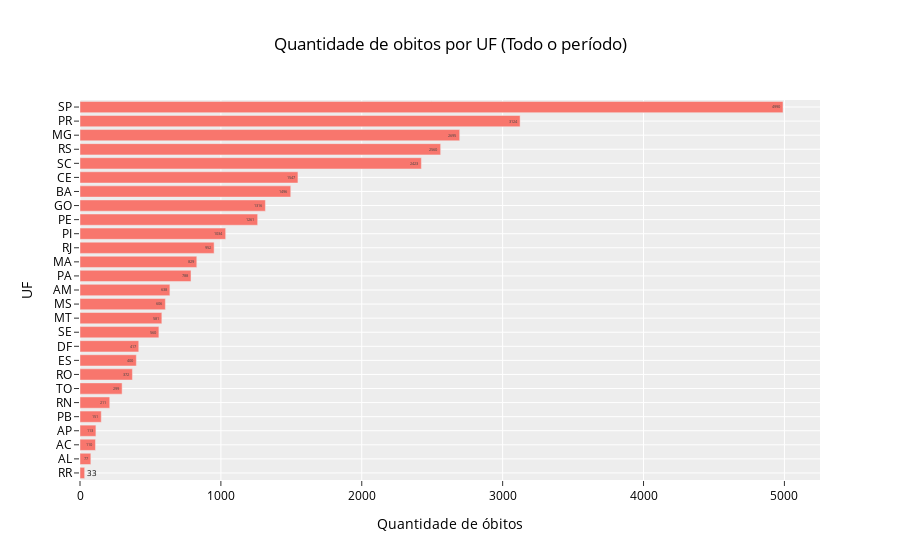

The cell this chart's notebook holds for it:
### Code cell
# criando um grafico de barras horizontais
fig = px.bar(
    df_uf,
    x="qtd_obitos",
    y="uf_obito",
    orientation="h",
    title="Quantidade de obitos por UF (Todo o período)",
    template="ggplot2",
    text="qtd_obitos",
)

# nomeando os eixos
fig.update_layout(
    xaxis_title="Quantidade de óbitos",
    yaxis_title="UF",
    font=dict(size=12, color="#000000"),
)

fig.show()

### Figure 1 — Plotly figure (JSON) as saved in the notebook; plotly's stock layout.template omitted (floating-point values rounded to 4 significant figures)
{"data": [{"alignmentgroup": "True", "hovertemplate": "qtd_obitos=%{text}<br>uf_obito=%{y}<extra></extra>", "legendgroup": "", "marker": {"color": "#F8766D", "pattern": {"shape": ""}}, "name": "", "offsetgroup": "", "orientation": "h", "showlegend": false, "text": [33, 77, 110, 113, 151, 211, 299, 372, 400, 417, 560, 581, 606, 638, 788, 829, 952, 1034, 1261, 1316, 1496, 1547, 2423, 2560, 2695, 3124, 4990], "textposition": "auto", "type": "bar", "x": [33, 77, 110, 113, 151, 211, 299, 372, 400, 417, 560, 581, 606, 638, 788, 829, 952, 1034, 1261, 1316, 1496, 1547, 2423, 2560, 2695, 3124, 4990], "xaxis": "x", "y": ["RR", "AL", "AC", "AP", "PB", "RN", "TO", "RO", "ES", "DF", "SE", "MT", "MS", "AM", "PA", "MA", "RJ", "PI", "PE", "GO", "BA", "CE", "SC", "RS", "MG", "PR", "SP"], "yaxis": "y"}], "layout": {"barmode": "relative", "font": {"color": "#000000", "size": 12}, "legend": {"tracegroupgap": 0}, "title": {"text": "Quantidade de obitos por UF (Todo o período)"}, "xaxis": {"anchor": "y", "domain": [0, 1], "title": {"text": "Quantidade de óbitos"}}, "yaxis": {"anchor": "x", "domain": [0, 1], "title": {"text": "UF"}}}}
